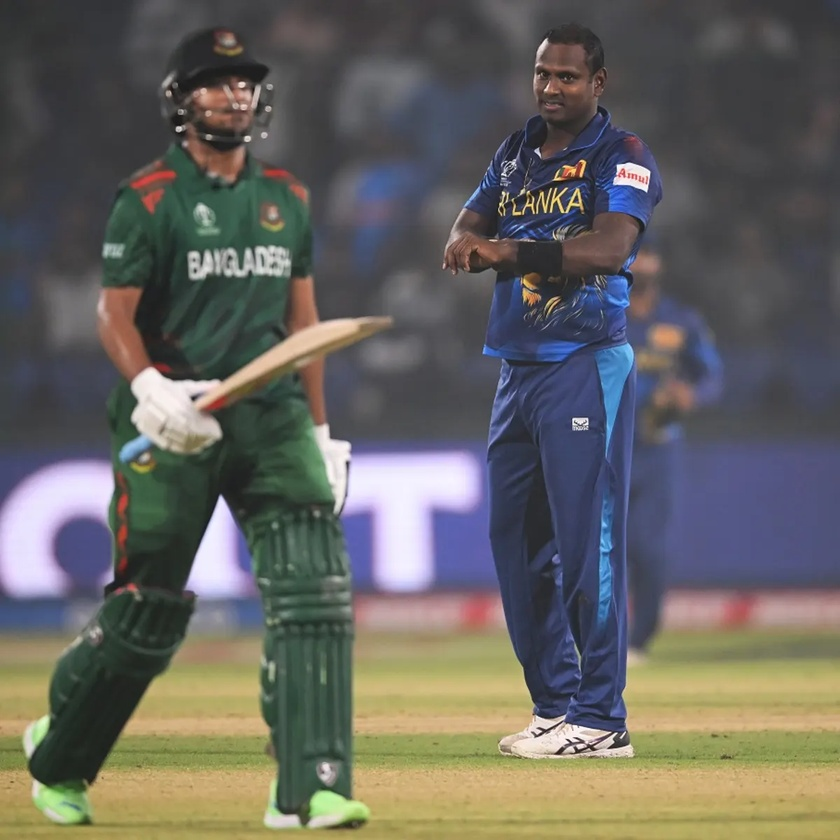
#> input picture img.jpg, 840 x 840 px, shrunk from 1200 x 1200 before the run
$ jupyter execute 'DIP4 Grayscale Image Histogram.ipynb'
#> lines starting #> are read from the running program, lines starting #| are printed output that depends on the picture
[cell 1]
import cv2
import matplotlib.pyplot as plt

[cell 2]
# Read the grayscale image
image_gray = cv2.imread('img.jpg', cv2.IMREAD_GRAYSCALE)
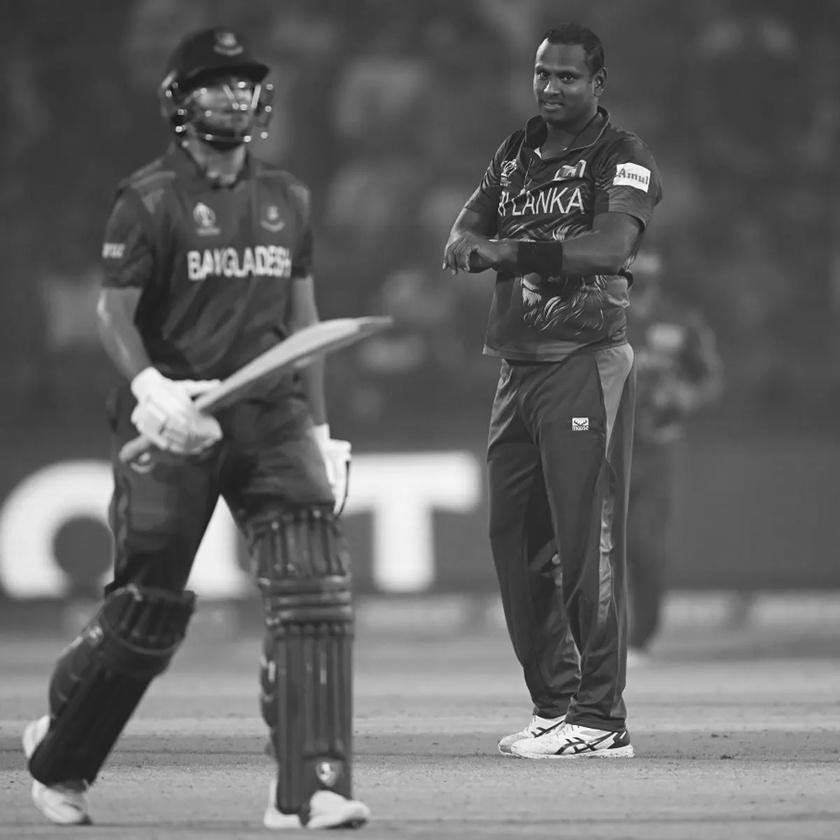
#> image_gray: shape (840, 840); min 16, max 255, mean 100.6

[cell 3]
if image_gray is not None:
    # Calculate the histogram
    hist_gray = cv2.calcHist([image_gray], [0], None, [256], [0, 256])
#> hist_gray = 256 values, max 14802 at index 70, min 0 at index 0, mean 2756.2

    # Display the histogram
    plt.figure(figsize=(8, 5))
    plt.plot(hist_gray, color='black')
    plt.title('Grayscale Image Histogram')
    plt.xlabel('Pixel Value')
    plt.ylabel('Frequency')
    plt.show()
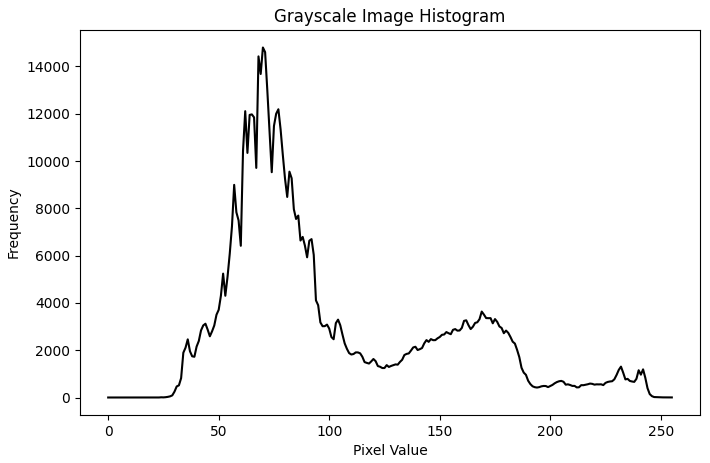
#> figure drawn by matplotlib, 1 panel; curve peaks at x = 70, y = 14802
else:
    print("Error: Unable to read the grayscale image. Please check the file path.")

$ run again, with riddo.jpg copied over img.jpg
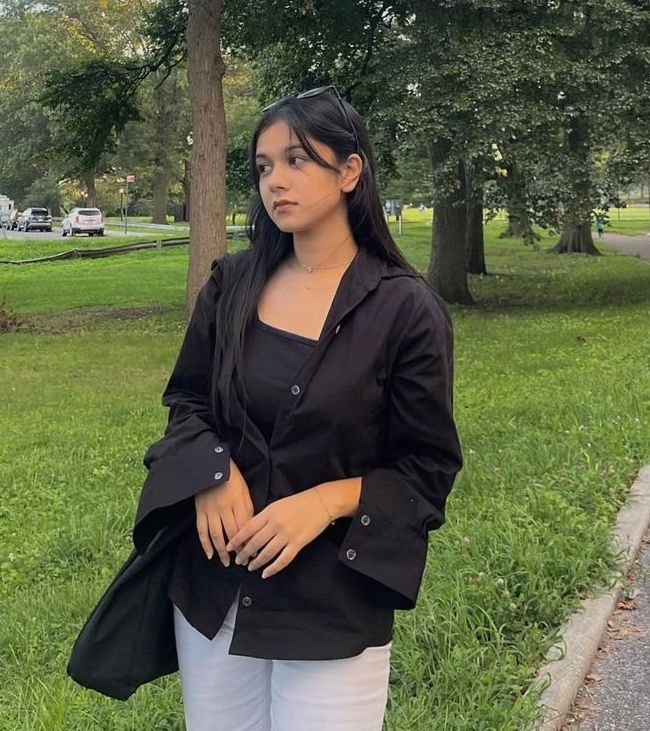
#> input picture riddo.jpg, 650 x 731 px
#> `image_gray = cv2.imread('img.jpg', cv2.IMREAD_GRAYSCALE)`:
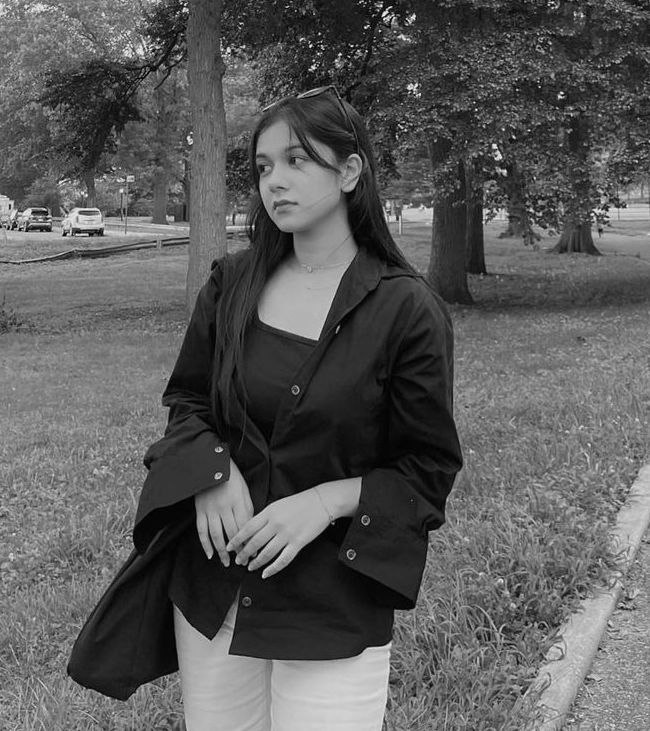
#> image_gray: shape (731, 650); min 0, max 255, mean 90.9
#> hist_gray = 256 values, max 4213 at index 118, min 0 at index 248, mean 1856.1
#> `plt.show()`:
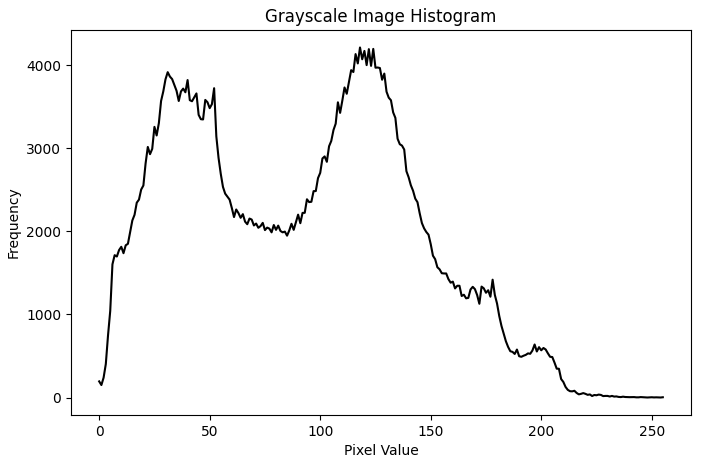
#> figure drawn by matplotlib, 1 panel; curve peaks at x = 118, y = 4213
